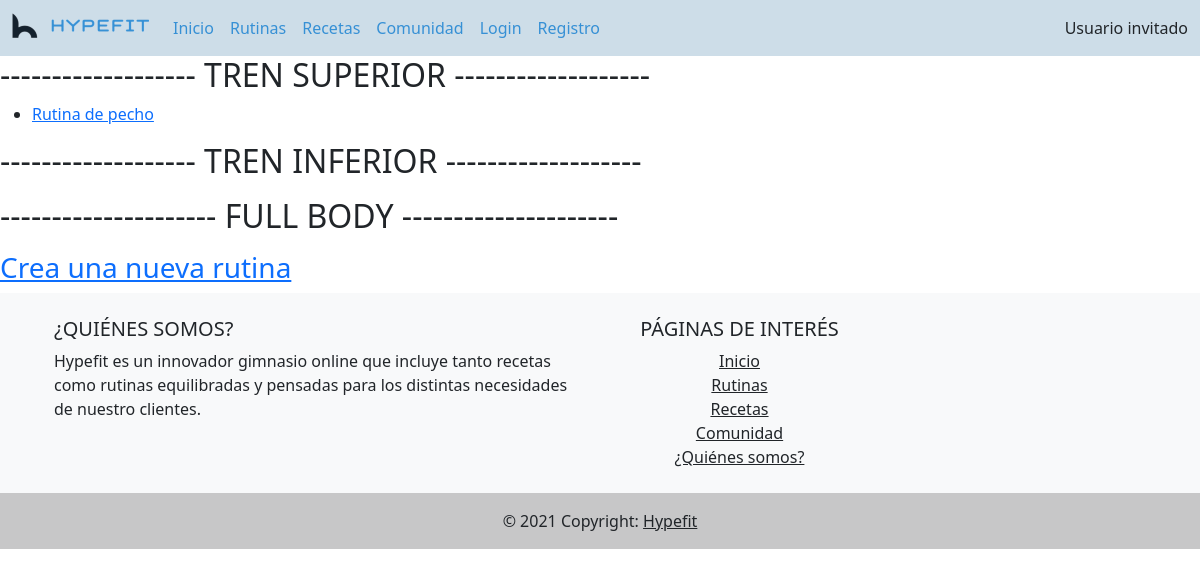
Before: /rutinas.php with the older database file.
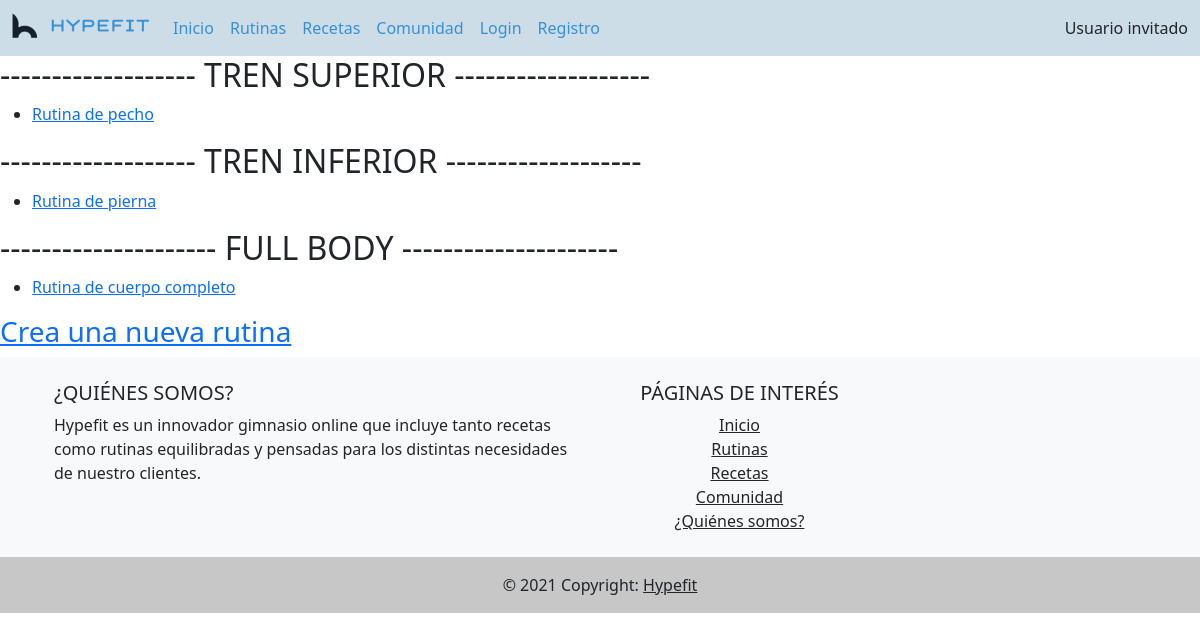
After: the same page with the newer database file.
### tables this page shows
CREATE TABLE `rutinas` (
  `id` int(11) NOT NULL,
  `idEntrenador` int(11) NOT NULL,
  `rutina` text NOT NULL,
  `categoria` enum('superior','inferior','full body','') NOT NULL,
  `titulo` varchar(100) NOT NULL
);

### includes/config.php (called while the page is built, shortened)
<?php
spl_autoload_register(function ($class) {
    $prefix = "hypefit";
    $base_dir = __DIR__;
    $len = strlen($prefix);
    $relative_class = substr($class, $len);
    $file = $base_dir . str_replace('\\', '/', $relative_class) . '.php';
});

### includes/DAO/DAO.php (called while the page is built, shortened)
<?php
class DAO
{
    protected function select($sql) {
        if($sql != ""){
            $conn = Aplicacion::getSingleton()->conexionBd();
            $consulta = $conn->query($sql) or die ($conn->error. " en la línea ".(__LINE__-1));
            $tablaDatos = array();
            while ($fila = mysqli_fetch_assoc($consulta)){
                array_push($tablaDatos, $fila);
            }
            return $tablaDatos;
        } else {
            return 0;
        }
    }
    protected function limpiarString($string): string {
        $conn = Aplicacion::getSingleton()->conexionBd();
        return $conn->real_escape_string($string);
    }
}

### includes/DAO/RutinaDAO.php (called while the page is built, shortened)
<?php
class RutinaDAO extends DAO {
    public function getRutinasPorCategoria($categoria): array {
        $categoria_limpia = $this->limpiarString($categoria);
        $query = "SELECT * from Rutinas where categoria = '$categoria_limpia'";
        $filas = $this->select($query);
        $array_rutinas = array();
        foreach ($filas as $fila) {
            array_push($array_rutinas, $this->crearObjetoRutina($fila));
        }
        return $array_rutinas;
    }
    private function crearObjetoRutina($fila): Rutina {
        $rutina = new Rutina();
        $rutina->setId($fila['id']);
        $rutina->setIdEntrenador($fila['idEntrenador']);
        $rutina->setRutina($fila['rutina']);
        $rutina->setCategoria($fila['categoria']);
        $rutina->setTitulo($fila['titulo']);
        return $rutina;
    }
}

### includes/TO/Rutina.php (called while the page is built, shortened)
<?php
class Rutina {
    private int $id = 0;
    private string $titulo = "";
    public function getTitulo(): string {
        return $this->titulo;
    }
    public function setTitulo(string $titulo): void {
        $this->titulo = $titulo;
    }
    public function getId(): int {
        return $this->id;
    }
    public function setId(int $id): void {
        $this->id = $id;
    }
}

### includes/funcionesRutinas.php (the view, shortened to what this page needs)
<?php
function crearListaRutinas($categoria): string {
    $dao = new RutinaDAO();
    $lista = $dao->getRutinasPorCategoria($categoria);
    $html = "<ul>";
    foreach($lista as $rutina) {
        $html .= "<li> <a href='verRutina.php?id=" . $rutina->getId() . "'>" . $rutina->getTitulo() ."</a> </li>";
    }
    $html .= "</ul>";
    return $html;
}

### rutinas.php (shortened to what this page needs)
<?php
require_once __DIR__ . '/includes/config.php';
require_once __DIR__ . '/includes/funcionesRutinas.php';
$contenidoPrincipal = "<h1> RUTINAS </h1>";
$contenidoPrincipal .= "<h2> ------------------- TREN SUPERIOR ------------------- </h2>";
$contenidoPrincipal .= crearListaRutinas("superior");
$contenidoPrincipal .= "<h2> ------------------- TREN INFERIOR ------------------- </h2>";
$contenidoPrincipal .= crearListaRutinas("inferior");
$contenidoPrincipal .= "<h2> --------------------- FULL BODY --------------------- </h2>";
$contenidoPrincipal .= crearListaRutinas("full body");
$contenidoPrincipal .= "<h3><a href='crearRutina.php'>Crea una nueva rutina</a></h3>";
$contenidoPrincipal .= "</div>";
require __DIR__ . '/includes/comun/layout.php';

### includes/comun/layout.php (shortened to what this page needs)
<!DOCTYPE html>
<html lang="es">
<head>
    <link href="https://cdn.jsdelivr.net/npm/bootstrap@5.0.0/dist/css/bootstrap.min.css" rel="stylesheet"
>
    <link rel="stylesheet" type="text/css" href="<?= RUTA_CSS.'/estilob.css'?>" />
</head>
<body>
    <div id="contenedor">
        <?php
        require(__DIR__ . '/navBar.php');
        ?>
        <main>
            <article>
                <?= $contenidoPrincipal ?>
        <?php
        require(__DIR__.'/pie.php');
        ?>
</body>
</html>

### includes/comun/navBar.php (shortened to what this page needs)
<?php
require_once __DIR__.'/../funcionesUsuario.php';
require_once __DIR__.'/../config.php';
?>
<header>
<nav class="navbar navbar-expand-md fixed-top">
    <div class="container-fluid">
        <a class="navbar-brand" href="<?=RUTA_APP.'/index.php'?>">
            <img src="<?=RUTA_IMGS.'/logo.png'?>" alt="Inicio"
            class="d-inline-block align-top">
        </a>
        <div class="collapse navbar-collapse" id="toggleMobileMenu">
            <ul class="navbar-nav text-center me-auto mb-2 mb-lg-0">
                <li class="nav-item"><a class="nav-link" href="<?=RUTA_APP.'/index.php'?>">Inicio</a></li>
                <li class="nav-item"><a class="nav-link" href="<?=RUTA_APP.'/rutinas.php'?>">Rutinas</a></li>
                <li class="nav-item"><a class="nav-link" href="<?=RUTA_APP.'/recetas.php'?>">Recetas</a></li>
                <li class="nav-item"><a class="nav-link" href="<?=RUTA_APP.'/comunidad.php'?>">Comunidad</a></li>
                <?php echo saludo(); ?>
        </div>
    </div>
</nav>

### includes/funcionesUsuario.php (shortened to what this page needs)
<?php
require_once __DIR__.'/config.php';
function saludo(): string {
    $raizApp = RUTA_APP;
    if (isset($_SESSION["login"]) && ($_SESSION["login"]===true)) {
        $html = "<li class='nav-item'><a class='nav-link' href='${raizApp}/perfil.php'>Perfil</a></li>
                 <li class='nav-item'><a class='nav-link' href='${raizApp}/logout.php'>Salir</a></li>
                 </ul>
                 <span class='navbar-text'>Bienvenido, ${_SESSION['nombre']}</span>";
    } else {
        $html = "<li class='nav-item'><a class='nav-link' href='${raizApp}/login.php'>Login</a></li>
                 <li class='nav-item'><a class='nav-link' href='${raizApp}/registro.php'>Registro</a></li>
                 </ul>
                 <span class='navbar-text'>Usuario invitado</span>";
    }
    return $html;
}

### includes/comun/pie.php
<?php
require_once __DIR__.'/../funcionesUsuario.php';
require_once __DIR__.'/../config.php';
?>
<footer class="bg-light text-center text-lg-start">
  <div class="container p-4">
    <div class="row">
      <div class="col-lg-6 col-md-12 mb-4 mb-md-0">
        <h5 class="text-uppercase">¿Quiénes somos?</h5>
        <p>
            Hypefit es un innovador gimnasio online que incluye tanto recetas como rutinas equilibradas y pensadas
            para los distintas necesidades de nuestro clientes.
        </p>
      </div>
      <div class="col-lg-3 col-md-6 mb-4 mb-md-0">
        <h5 class="text-uppercase text-center">Páginas de interés</h5>
        <ul class="list-unstyled mb-0 text-center">
           <li><a class="text-dark" href="<?=RUTA_APP.'/index.php'?>">Inicio</a></li>
           <li><a class="text-dark" href="<?=RUTA_APP.'/rutinas.php'?>">Rutinas</a></li>
           <li><a class="text-dark" href="<?=RUTA_APP.'/recetas.php'?>">Recetas</a></li>
           <li><a class="text-dark" href="<?=RUTA_APP.'/comunidad.php'?>">Comunidad</a></li>
           <li><a class="text-dark" href="<?=RUTA_APP.'/quienesSomos.php'?>">¿Quiénes somos?</a></li>
        </ul>
      </div>
    </div>
  </div>
  <div class="text-center p-3" style="background-color: rgba(0, 0, 0, 0.2);">
    © 2021 Copyright:
    <a class="text-dark" href="<?=RUTA_APP.'/index.php'?>">Hypefit</a>
  </div>
</footer>

### css/estilob.css (style rules this page uses)
.navbar { background-color: #cddde8; }
.nav-link { color: #3690d5; }

Changed rows visible on the page:
added rutinas: titulo "Rutina de pierna"
added rutinas: titulo "Rutina de cuerpo completo"
